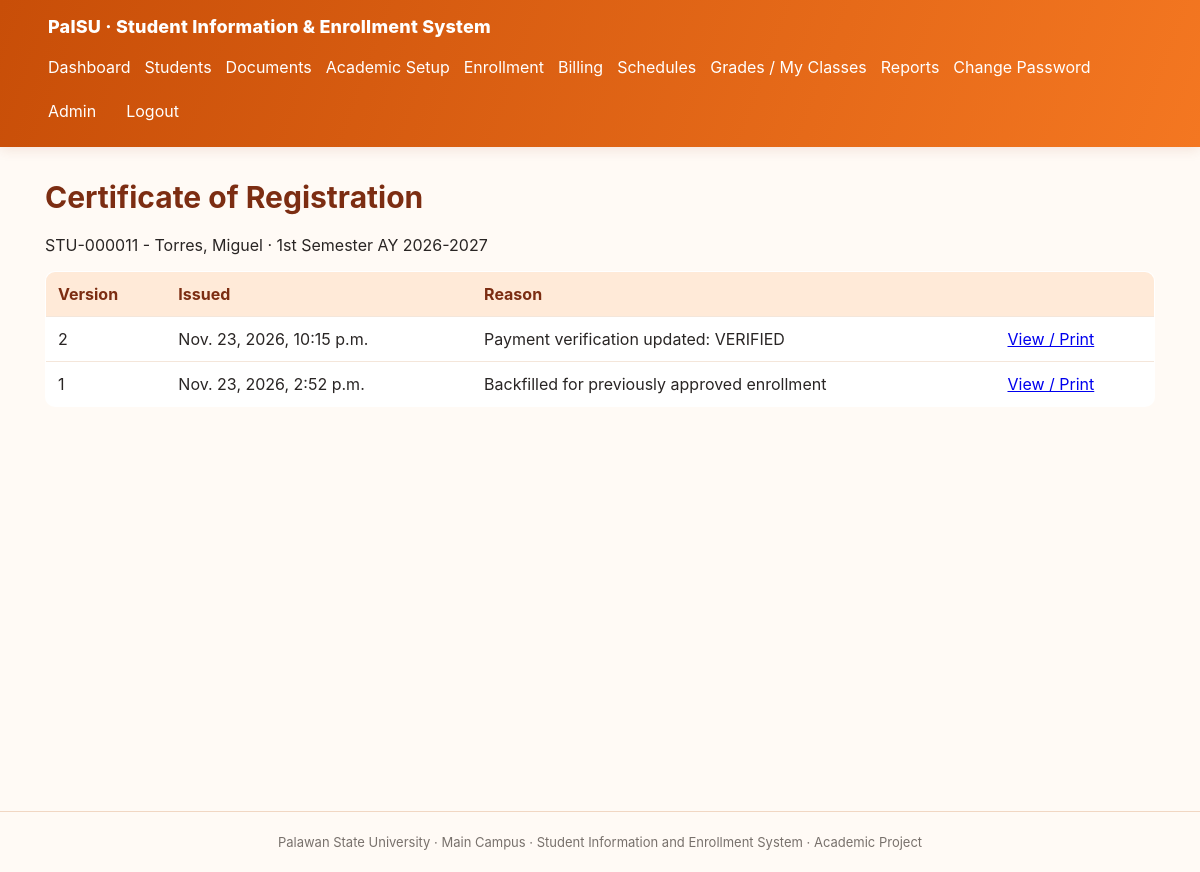
/enrollments/11/cor/ (signed in), run on the app's committed database.
### core/models.py (models this page shows, shortened)
class Enrollment(models.Model):
    STATUS = [("PENDING","Pending"),("APPROVED","Approved"),("ENROLLED","Enrolled"),("REJECTED","Rejected")]
    TYPE = [("FRESHMAN","Freshman"),("REGULAR","Regular"),("IRREGULAR","Irregular"),("LATE","Late"),("TRANSFEREE","Transferee"),("SHIFTY","Shifty"),("RETURNING","Returning")]
    student = models.ForeignKey(Student, on_delete=models.PROTECT, related_name="enrollments")
    term = models.ForeignKey(SchoolTerm, on_delete=models.PROTECT)
    enrollment_type = models.CharField(max_length=15, choices=TYPE, default="REGULAR")
    status = models.CharField(max_length=10, choices=STATUS, default="PENDING")
    submitted_at = models.DateTimeField(auto_now_add=True)
    approved_by = models.ForeignKey(settings.AUTH_USER_MODEL, on_delete=models.SET_NULL, null=True, blank=True)
    class Meta:
        constraints = [models.UniqueConstraint(fields=["student","term"], name="one_enrollment_per_student_term")]

class Student(models.Model):
    GENDER = [("F","Female"),("M","Male"),("X","Prefer not to say")]
    user = models.OneToOneField(settings.AUTH_USER_MODEL, on_delete=models.SET_NULL, null=True, blank=True)
    student_id = models.CharField(max_length=20, unique=True, blank=True)
    first_name = models.CharField(max_length=80)
    middle_name = models.CharField(max_length=80, blank=True)
    last_name = models.CharField(max_length=80)
    birth_date = models.DateField(null=True, blank=True)
    gender = models.CharField(max_length=1, choices=GENDER, blank=True)
    email = models.EmailField(blank=True)
    phone = models.CharField(max_length=30, blank=True)
    address = models.TextField(blank=True)
    program = models.ForeignKey(Program, on_delete=models.PROTECT, related_name="students")
    year_level = models.PositiveSmallIntegerField(default=1)
    admission_category = models.CharField(max_length=20, default="REGULAR", choices=[("FRESHMAN","Freshman"),("TRANSFEREE","Transferee"),("RETURNING","Returning"),("SHIFTY","Shifty"),("REGULAR","Continuing Student")])
    enrollment_standing = models.CharField(max_length=20, default="REGULAR", choices=[("REGULAR","Regular"),("IRREGULAR","Irregular"),("PROBATIONARY","Probationary")])
    account_status = models.CharField(max_length=12, default="ACTIVE", choices=[("ACTIVE","Active"),("INACTIVE","Inactive"),("GRADUATED","Graduated")])
    must_change_password = models.BooleanField(default=False)
    created_at = models.DateTimeField(auto_now_add=True)
    def __str__(self): return f"{self.student_id} - {self.last_name}, {self.first_name}"

class SchoolTerm(models.Model):
    name = models.CharField(max_length=30)  # e.g. 1st Semester
    school_year = models.CharField(max_length=20)  # e.g. 2026-2027
    starts_on = models.DateField(null=True, blank=True)
    ends_on = models.DateField(null=True, blank=True)
    is_open = models.BooleanField(default=False)
    enrollment_opens = models.DateTimeField(null=True, blank=True)
    enrollment_closes = models.DateTimeField(null=True, blank=True)
    add_drop_opens = models.DateTimeField(null=True, blank=True)
    add_drop_closes = models.DateTimeField(null=True, blank=True)
    passing_grade = models.DecimalField(max_digits=4, decimal_places=2, default=Decimal("3.00"))
    minimum_units = models.DecimalField(max_digits=5, decimal_places=1, default=Decimal("0.0"))
    maximum_units = models.DecimalField(max_digits=5, decimal_places=1, default=Decimal("30.0"))
    class Meta:
        constraints = [models.UniqueConstraint(fields=["name","school_year"], name="unique_school_term")]
    def __str__(self): return f"{self.name} AY {self.school_year}"

class CORVersion(models.Model):
    enrollment = models.ForeignKey(Enrollment, on_delete=models.PROTECT, related_name="cor_versions")
    version = models.PositiveIntegerField()
    snapshot = models.JSONField(default=dict)
    reason = models.CharField(max_length=200, blank=True)
    issued_by = models.ForeignKey(settings.AUTH_USER_MODEL, on_delete=models.PROTECT)
    issued_at = models.DateTimeField(auto_now_add=True)
    class Meta:
        constraints = [models.UniqueConstraint(fields=["enrollment","version"], name="unique_cor_version")]
        ordering = ["-version"]

### core/views.py (the view)
# urls.py: path("enrollments/<int:pk>/cor/", views.cor_list, name="cor_list"),
@login_required
def cor_list(request, pk):
    denied = guard(request, "enrollment")
    if denied: return denied
    enrollment = get_object_or_404(Enrollment.objects.select_related("student", "term"), pk=pk)
    if request.user.groups.filter(name="Student").exists() and enrollment.student.user_id != request.user.id:
        return HttpResponseForbidden("You can only view your own Certificate of Registration.")
    if enrollment.status in ["APPROVED", "ENROLLED"] and not enrollment.cor_versions.exists():
        ensure_cor_for_enrolled(enrollment, request.user)
    return render(request, "core/cor_list.html", {"enrollment": enrollment, "versions": enrollment.cor_versions.all()})

### core/permissions.py (called while the page is built)
def can_access(user, module):
    if user.is_superuser: return True
    groups = set(user.groups.values_list("name", flat=True))
    return any(module in ROLE_GROUPS.get(g, set()) for g in groups)

### core/views.py (called while the page is built)
def guard(request, module):
    if not can_access(request.user, module):
        return HttpResponseForbidden("You do not have permission to access this module.")
    return None

### templates/core/cor_list.html
{% extends "base.html" %}{% block content %}<h1>Certificate of Registration</h1><p>{{enrollment.student}} · {{enrollment.term}}</p><table><tr><th>Version</th><th>Issued</th><th>Reason</th><th></th></tr>{% for v in versions %}<tr><td>{{v.version}}</td><td>{{v.issued_at}}</td><td>{{v.reason}}</td><td><a href="{% url 'cor_print' enrollment.pk v.version %}">View / Print</a></td></tr>{% empty %}<tr><td colspan="4">No COR has been issued.</td></tr>{% endfor %}</table>{% endblock %}

### static/css/style.css (style rules this page uses)
:root { font-family:Inter,Segoe UI,Arial,sans-serif;color:#292524;background:#fffaf5;--orange:#f47721;--orange-dark:#c84e08;--orange-deep:#9a3412;--orange-pale:#fff0e2;--line:#f1d7c3;--muted:#78716c }
* { box-sizing:border-box }
body { margin:0;background:#fffaf5 }
h1 { font-size:30px;margin:0 0 20px;color:#7c2d12 }
table { width:100%;border-collapse:collapse;background:white;border-radius:10px;overflow:hidden;margin:16px 0;border:1px solid var(--line) }
th,td { text-align:left;padding:12px;border-bottom:1px solid #f4e6da }
th { background:#ffead8;color:#7c2d12 }
table { min-width:680px }

### data on the page
Enrollment: student "STU-000011 - Torres, Miguel", term "1st Semester AY 2026-2027"
CORVersion: version "2", issued_at "Nov. 23, 2026, 10:15 p.m.", reason "Payment verification updated: VERIFIED"
CORVersion: version "1", issued_at "Nov. 23, 2026, 2:52 p.m.", reason "Backfilled for previously approved enrollment"
